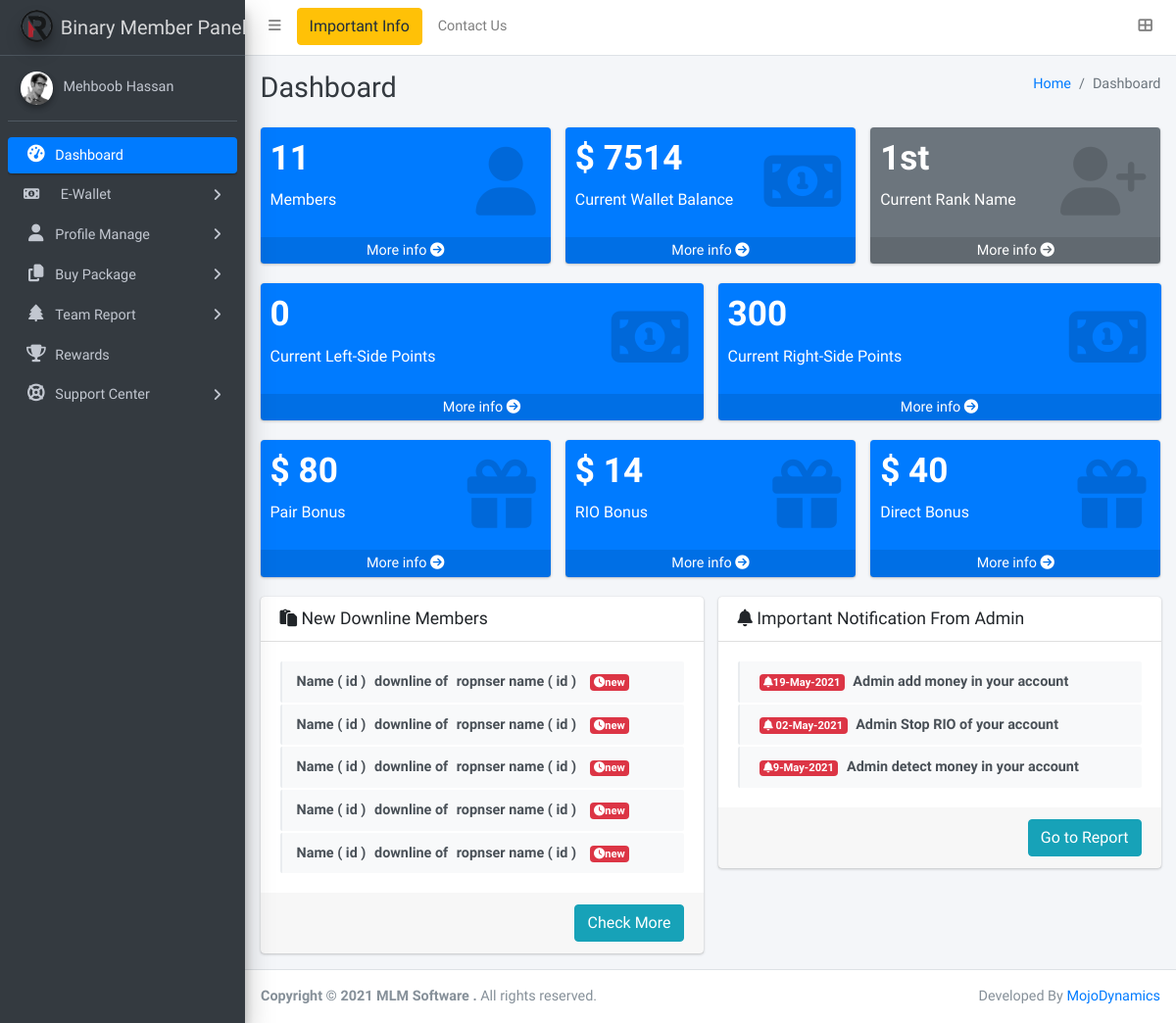
The app's page /user/dashboard.php (signed in) with its own data.
### tables this page shows
CREATE TABLE `users` (
  `id` int(11) NOT NULL,
  `fname` varchar(50) DEFAULT NULL,
  `lname` varchar(50) DEFAULT NULL,
  `email` text DEFAULT NULL,
  `pass` varchar(50) DEFAULT NULL,
  `phone` varchar(50) DEFAULT NULL,
  `sid` text DEFAULT NULL,
  `left_Sid` text DEFAULT NULL,
  `right_Sid` text DEFAULT NULL,
  `uname` varchar(50) DEFAULT NULL,
  `city` varchar(50) DEFAULT NULL,
  `country` varchar(50) DEFAULT NULL
);

CREATE TABLE `wallet` (
  `id` int(11) NOT NULL,
  `amt` double DEFAULT NULL,
  `points_left` double DEFAULT NULL,
  `direct_bonus` double DEFAULT NULL,
  `email` varchar(50) NOT NULL,
  `points_right` double NOT NULL,
  `pair_bonus` int(11) DEFAULT NULL,
  `rio` varchar(50) DEFAULT NULL
);

### user/dashboard.php (the view, shortened to what the rows shown need)
<!DOCTYPE html>
<html>
  <head>
    <link rel="stylesheet" href="userCss/ionicons.min.css" />
    <link rel="stylesheet" href="userCss/tempusdominus-bootstrap-4.min.css" />
    <link rel="stylesheet" href="userCss/icheck-bootstrap.min.css" />
    <link rel="stylesheet" href="userCss/jqvmap.min.css" />
    <link rel="stylesheet" href="userCss/adminlte.min.css" />
    <link rel="stylesheet" href="userCss/OverlayScrollbars.min.css" />
    <link rel="stylesheet" href="userCss/daterangepicker.css" />
    <link rel="stylesheet" href="userCss/summernote-bs4.css" />
    <link  rel="stylesheet" href="https://cdnjs.cloudflare.com/ajax/libs/bootstrap-datepicker/1.6.4/css/bootstrap-datepicker.css"
      type="text/css" />
  </head>
  <body class="hold-transition sidebar-mini layout-fixed">
    <form method="post" action="dashboard.html" id="form1">
      <div class="wrapper">
      <?php
          include "includes/sidebar.php";
          $result = mysqli_query($conn , "SELECT * FROM wallet WHERE email = '$email'");
          $wallet_data = mysqli_fetch_array($result);
      ?>
        <div class="content-wrapper">
          <div class="content-header">
            <div class="container-fluid">
              <div class="row mb-2">
                <div class="col-sm-6">
                  <h1 class="m-0 text-dark">Dashboard</h1>
                </div>
              </div>
            </div>
          </div>
          <section class="content">
            <div class="container-fluid">
              <div class="row">
                <div class="col-lg-4 col-6">
                  <div class="small-box bg-primary">
                    <div class="inner">
                      <h3>$ <?php echo $wallet_data['amt']; ?></h3>
                      <p>Current Wallet Balance</p>
                    </div>
                  </div>
                </div>
                 <div class="col-lg-6 col-6">
                  <div class="small-box bg-primary">
                    <div class="inner">
                      <h3><?php echo $wallet_data['points_left']; ?></h3>
                      <p>Current Left-Side Points </p>
                    </div>
                  </div>
                </div>
                 <div class="col-lg-6 col-6">
                  <div class="small-box bg-primary">
                    <div class="inner">
                      <h3><?php echo $wallet_data['points_right']; ?></h3>
                      <p>Current Right-Side Points</p>
                    </div>
                  </div>
                </div>
                <div class="col-lg-4 col-6">
                  <div class="small-box bg-primary">
                    <div class="inner">
                      <h3>$ <?php echo $wallet_data['pair_bonus']; ?></h3>
                      <p>Pair Bonus</p>
                    </div>
                  </div>
                </div>
                <div class="col-lg-4 col-6">
                  <div class="small-box bg-primary">
                    <div class="inner">
                      <h3>$ <?php echo $wallet_data['rio']; ?></h3>
                      <p>RIO Bonus</p>
                    </div>
                  </div>
                </div>
                <div class="col-lg-4 col-12">
                  <div class="small-box bg-primary">
                    <div class="inner">
                      <h3>$ <?php echo $wallet_data['direct_bonus']; ?></h3>
                      <p>Direct Bonus</p>
                    </div>
                  </div>
                </div>
              </div>
            </div>
          </section>
        </div>
      </div>
    </form>
  </body>
</html>

### user/includes/sidebar.php (shortened to what the rows shown need)
      <?php
  include "../includes/db_config.php";
  $email = $_SESSION['email'];
  $result = mysqli_query($conn , "SELECT * FROM users WHERE email = '$email'");
  $user_data = mysqli_fetch_array($result);
  $user_name = $user_data['fname'] . " " . $user_data['lname'];
?>
<aside class="main-sidebar sidebar-dark-primary elevation-4">
        <div class="sidebar">
          <div class="user-panel mt-3 pb-3 mb-3 d-flex">
            <div class="info">
              <a href="#" class="d-block"> <?php echo $user_name; ?></a>
            </div>
          </div>
        </div>
      </aside>

### records on screen
users: user_name "Mehboob Hassan"
wallet: amt "7514", points_left "0", points_right "300", pair_bonus "80", rio "14", direct_bonus "40"

### other values on screen
countNodes( $email, $conn , $count=0   ) "11"
